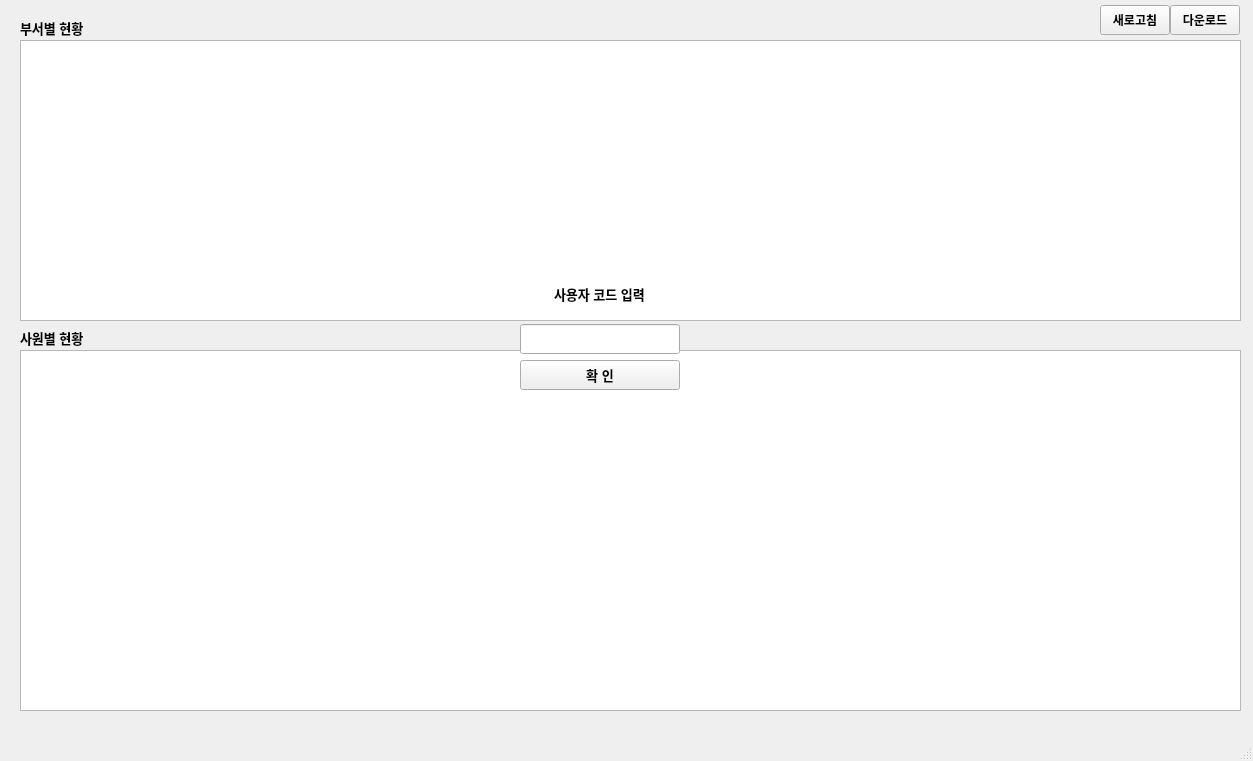
<?xml version="1.0" encoding="UTF-8"?>
<ui version="4.0">
 <class>main_window</class>
 <widget class="QMainWindow" name="main_window">
  <property name="geometry">
   <rect>
    <x>0</x>
    <y>0</y>
    <width>1253</width>
    <height>761</height>
   </rect>
  </property>
  <property name="windowTitle">
   <string>MainWindow</string>
  </property>
  <widget class="QWidget" name="centralwidget">
   <widget class="QWidget" name="verticalLayoutWidget">
    <property name="geometry">
     <rect>
      <x>520</x>
      <y>270</y>
      <width>160</width>
      <height>120</height>
     </rect>
    </property>
    <layout class="QVBoxLayout" name="layout_pass">
     <item alignment="Qt::AlignHCenter|Qt::AlignVCenter">
      <widget class="QLabel" name="lbl_pass">
       <property name="maximumSize">
        <size>
         <width>16777215</width>
         <height>30</height>
        </size>
       </property>
       <property name="font">
        <font>
         <family>Arial</family>
         <pointsize>10</pointsize>
         <weight>75</weight>
         <bold>true</bold>
        </font>
       </property>
       <property name="text">
        <string>사용자 코드 입력</string>
       </property>
      </widget>
     </item>
     <item>
      <widget class="QLineEdit" name="lin_password">
       <property name="minimumSize">
        <size>
         <width>0</width>
         <height>30</height>
        </size>
       </property>
       <property name="font">
        <font>
         <family>Arial</family>
         <weight>75</weight>
         <bold>true</bold>
        </font>
       </property>
       <property name="alignment">
        <set>Qt::AlignCenter</set>
       </property>
      </widget>
     </item>
     <item>
      <widget class="QPushButton" name="btn_send">
       <property name="maximumSize">
        <size>
         <width>16777215</width>
         <height>30</height>
        </size>
       </property>
       <property name="font">
        <font>
         <family>Arial</family>
         <pointsize>10</pointsize>
         <weight>75</weight>
         <bold>true</bold>
        </font>
       </property>
       <property name="text">
        <string>확 인</string>
       </property>
      </widget>
     </item>
    </layout>
   </widget>
   <widget class="QTableWidget" name="tbl_dept_info">
    <property name="enabled">
     <bool>true</bool>
    </property>
    <property name="geometry">
     <rect>
      <x>20</x>
      <y>40</y>
      <width>1221</width>
      <height>281</height>
     </rect>
    </property>
    <property name="autoFillBackground">
     <bool>true</bool>
    </property>
    <property name="editTriggers">
     <set>QAbstractItemView::NoEditTriggers</set>
    </property>
    <property name="selectionBehavior">
     <enum>QAbstractItemView::SelectRows</enum>
    </property>
   </widget>
   <widget class="QTableWidget" name="tbl_emp_info">
    <property name="enabled">
     <bool>true</bool>
    </property>
    <property name="geometry">
     <rect>
      <x>20</x>
      <y>350</y>
      <width>1221</width>
      <height>361</height>
     </rect>
    </property>
    <property name="autoFillBackground">
     <bool>true</bool>
    </property>
    <property name="editTriggers">
     <set>QAbstractItemView::NoEditTriggers</set>
    </property>
    <property name="selectionBehavior">
     <enum>QAbstractItemView::SelectRows</enum>
    </property>
   </widget>
   <widget class="QLabel" name="lbl_dept">
    <property name="geometry">
     <rect>
      <x>20</x>
      <y>20</y>
      <width>81</width>
      <height>16</height>
     </rect>
    </property>
    <property name="font">
     <font>
      <family>Arial</family>
      <pointsize>10</pointsize>
      <weight>75</weight>
      <bold>true</bold>
     </font>
    </property>
    <property name="text">
     <string>부서별 현황</string>
    </property>
   </widget>
   <widget class="QLabel" name="lbl_emp">
    <property name="geometry">
     <rect>
      <x>20</x>
      <y>330</y>
      <width>81</width>
      <height>16</height>
     </rect>
    </property>
    <property name="font">
     <font>
      <family>Arial</family>
      <pointsize>10</pointsize>
      <weight>75</weight>
      <bold>true</bold>
     </font>
    </property>
    <property name="text">
     <string>사원별 현황</string>
    </property>
   </widget>
   <widget class="QPushButton" name="btn_download">
    <property name="geometry">
     <rect>
      <x>1170</x>
      <y>5</y>
      <width>70</width>
      <height>30</height>
     </rect>
    </property>
    <property name="minimumSize">
     <size>
      <width>0</width>
      <height>30</height>
     </size>
    </property>
    <property name="font">
     <font>
      <family>Arial</family>
      <weight>75</weight>
      <bold>true</bold>
     </font>
    </property>
    <property name="text">
     <string>다운로드</string>
    </property>
   </widget>
   <widget class="QPushButton" name="btn_refresh">
    <property name="geometry">
     <rect>
      <x>1100</x>
      <y>5</y>
      <width>70</width>
      <height>30</height>
     </rect>
    </property>
    <property name="minimumSize">
     <size>
      <width>0</width>
      <height>30</height>
     </size>
    </property>
    <property name="font">
     <font>
      <family>Arial</family>
      <weight>75</weight>
      <bold>true</bold>
     </font>
    </property>
    <property name="text">
     <string>새로고침</string>
    </property>
   </widget>
   <zorder>tbl_emp_info</zorder>
   <zorder>tbl_dept_info</zorder>
   <zorder>verticalLayoutWidget</zorder>
   <zorder>lbl_dept</zorder>
   <zorder>lbl_emp</zorder>
   <zorder>btn_download</zorder>
   <zorder>btn_refresh</zorder>
  </widget>
  <widget class="QMenuBar" name="menubar">
   <property name="geometry">
    <rect>
     <x>0</x>
     <y>0</y>
     <width>1253</width>
     <height>21</height>
    </rect>
   </property>
  </widget>
  <widget class="QStatusBar" name="statusbar"/>
 </widget>
 <resources/>
 <connections/>
</ui>
